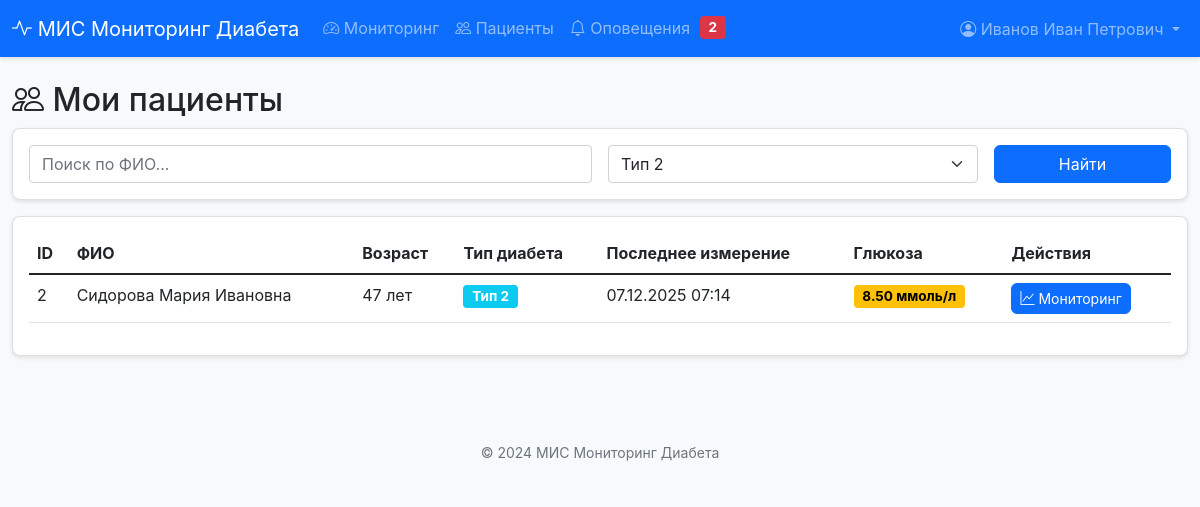
The page /patients/patients_list.php?diabetes_type=type2 (signed in) on the database its author committed.
### tables this page shows
CREATE TABLE patients (
    patient_id INT PRIMARY KEY AUTO_INCREMENT,
    full_name VARCHAR(100) NOT NULL,
    birth_date DATE,
    diabetes_type ENUM('type1', 'type2') NOT NULL,
    doctor_id INT NOT NULL,
    phone VARCHAR(20),
    email VARCHAR(100),
    created_at TIMESTAMP DEFAULT CURRENT_TIMESTAMP,
    FOREIGN KEY (doctor_id) REFERENCES doctors(doctor_id) ON DELETE CASCADE,
    INDEX idx_doctor (doctor_id),
    INDEX idx_diabetes_type (diabetes_type)
);

### includes/functions.php (called while the page is built, shortened)
<?php
function getGlucoseStatus($level) {
    if ($level < GLUCOSE_CRITICAL_LOW) {
        return ['status' => 'critical_low', 'class' => 'danger', 'text' => 'Критически низкий'];
    } elseif ($level < GLUCOSE_MIN_NORMAL) {
        return ['status' => 'warning_low', 'class' => 'warning', 'text' => 'Пониженный'];
    } elseif ($level <= GLUCOSE_MAX_NORMAL) {
        return ['status' => 'normal', 'class' => 'success', 'text' => 'Норма'];
    } elseif ($level <= GLUCOSE_CRITICAL_HIGH) {
        return ['status' => 'warning_high', 'class' => 'warning', 'text' => 'Повышенный'];
    } else {
        return ['status' => 'critical_high', 'class' => 'danger', 'text' => 'Критически высокий'];
    }
}
function clean($data) {
    return htmlspecialchars($data, ENT_QUOTES, 'UTF-8');
}
function formatDate($date) {
    return date('d.m.Y H:i', strtotime($date));
}
function calculateAge($birthDate) {
    $birth = new DateTime($birthDate);
    $now = new DateTime();
    return $birth->diff($now)->y;
}
function getDiabetesTypeRu($type) {
    return $type == 'type1' ? 'Тип 1' : 'Тип 2';
}
?>

### patients/patients_list.php (the view, shortened to what this page needs)
<?php
include __DIR__ . '/../includes/header.php';
$conn = getDBConnection();
$doctor_id = $_SESSION[SESS_DOCTOR_ID];
$search = $_GET['search'] ?? '';
$diabetes_type = $_GET['diabetes_type'] ?? '';
$sql = "SELECT p.*,
        (SELECT glucose_level FROM glucose_readings WHERE patient_id = p.patient_id ORDER BY measurement_time DESC LIMIT 1) as last_glucose,
        (SELECT measurement_time FROM glucose_readings WHERE patient_id = p.patient_id ORDER BY measurement_time DESC LIMIT 1) as last_measurement
        FROM patients p
        WHERE p.doctor_id = ?";
$params = [$doctor_id];
$types = "i";
if (!empty($diabetes_type)) {
    $sql .= " AND p.diabetes_type = ?";
    $params[] = $diabetes_type;
    $types .= "s";
}
$sql .= " ORDER BY p.full_name";
$stmt = $conn->prepare($sql);
$stmt->bind_param($types, ...$params);
$stmt->execute();
$patients = $stmt->get_result();
?>
<div class="row">
    <div class="col-12">
        <h2><i class="bi bi-people"></i> Мои пациенты</h2>
        <div class="card mb-3">
            <div class="card-body">
                <form method="GET" class="row g-3">
                    <div class="col-md-6">
                        <input type="text" class="form-control" name="search" placeholder="Поиск по ФИО..." value="<?= clean($search) ?>">
                    </div>
                    <div class="col-md-4">
                        <select class="form-select" name="diabetes_type">
                            <option value="type2" <?= $diabetes_type == 'type2' ? 'selected' : '' ?>>Тип 2</option>
                        </select>
                    </div>
                    <div class="col-md-2">
                        <button type="submit" class="btn btn-primary w-100">Найти</button>
                    </div>
                </form>
            </div>
        </div>
        <div class="card">
            <div class="card-body">
                <div class="table-responsive">
                    <table class="table table-hover">
                        <thead>
                            <tr>
                                <th>ID</th>
                                <th>ФИО</th>
                                <th>Возраст</th>
                                <th>Тип диабета</th>
                                <th>Последнее измерение</th>
                                <th>Глюкоза</th>
                                <th>Действия</th>
                            </tr>
                        </thead>
                        <tbody>
                            <?php while ($patient = $patients->fetch_assoc()): ?>
                            <tr>
                                <td><?= $patient['patient_id'] ?></td>
                                <td><?= clean($patient['full_name']) ?></td>
                                <td><?= calculateAge($patient['birth_date']) ?> лет</td>
                                <td>
                                    <span class="badge bg-info"><?= getDiabetesTypeRu($patient['diabetes_type']) ?></span>
                                </td>
                                <td>
                                    <?php if ($patient['last_measurement']): ?>
                                        <?= formatDate($patient['last_measurement']) ?>
                                    <?php else: ?>
                                        <span class="text-muted">Нет данных</span>
                                    <?php endif; ?>
                                </td>
                                <td>
                                    <?php if ($patient['last_glucose']):
                                        $status = getGlucoseStatus($patient['last_glucose']);
                                    ?>
                                        <span class="badge bg-<?= $status['class'] ?>">
                                            <?= $patient['last_glucose'] ?> ммоль/л
                                        </span>
                                    <?php else: ?>
                                        <span class="text-muted">-</span>
                                    <?php endif; ?>
                                </td>
                                <td>
                                    <a href="/diabetes_monitoring/monitoring/dashboard.php?patient_id=<?= $patient['patient_id'] ?>"
                                       class="btn btn-sm btn-primary">
                                        <i class="bi bi-graph-up"></i> Мониторинг
                                    </a>
                                </td>
                            </tr>
                            <?php endwhile; ?>
                        </tbody>
                    </table>
                </div>
            </div>
        </div>
    </div>
</div>
<?php
include __DIR__ . '/../includes/footer.php';
?>

### assets/css/style.css (style rules this page uses)
body { font-family: -apple-system, BlinkMacSystemFont, "Segoe UI", Roboto, "Helvetica Neue", Arial, sans-serif; background-color: #f8f9fa; }
.card { border-radius: 8px; box-shadow: 0 2px 4px rgba(0,0,0,0.1); margin-bottom: 20px; }
.table-responsive { max-height: 400px; overflow-y: auto; }
.badge { font-size: 0.85rem; padding: 0.35em 0.65em; }
.btn { border-radius: 6px; }
.bg-warning { background-color: #ffc107 !important; color: #000 !important; }

### rows shown on the page
patients: patient_id "2", full_name "Сидорова Мария Ивановна", birth_date "47", diabetes_type "Тип 2", last_measurement "07.12.2025 07:14", last_glucose "8.50"

### other values the page prints
$unread "2"
$_SESSION[SESS_DOCTOR_NAME] "Иванов Иван Петрович"
